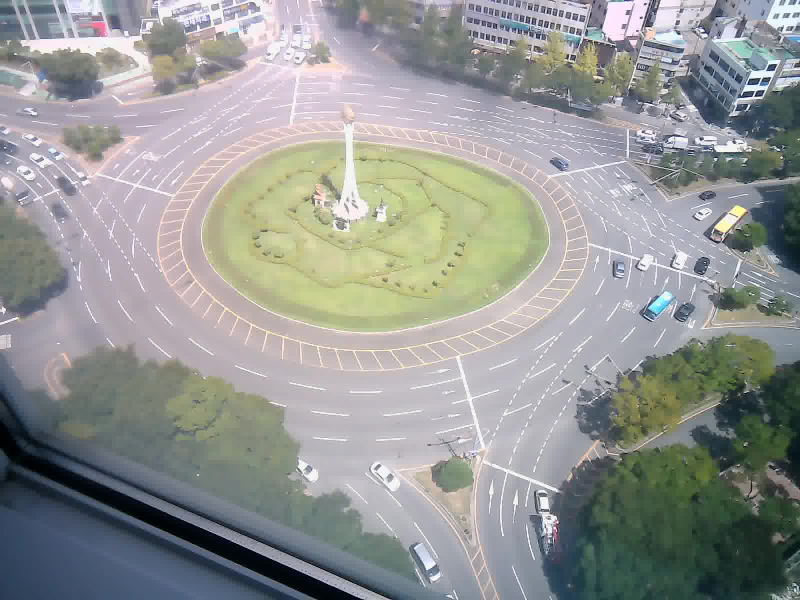
#> input picture road_input.jpg, 1600 x 1200 px (shown at 1/2 size)
$ python 1_road_roi.py
#> lines starting #> are read from the running program, lines starting #| are printed output that depends on the picture
import cv2
import json
import numpy as np
import os
import argparse

# Global variables: Store current polygon points and overall labeling information
current_points = []
lane_annotations = []
centerline_points = []  # Points for drawing centerline
selected_lane_index = -1  # Index of area to draw centerline
is_drawing_centerline = False  # Centerline drawing mode flag
exclusion_zones = []  # List of detection exclusion zones
is_drawing_exclusion = False  # Exclusion zone drawing mode flag

def parse_arguments():
    """Parse command line arguments"""
    parser = argparse.ArgumentParser(description='Road ROI Labeling Tool')
    parser.add_argument('--image', '-i', type=str, default="./road_input.jpg",
                        help='Path to the input image file (default: ./road_input.jpg)')
    parser.add_argument('--json', '-j', type=str, default="lane_annotations.json",
                        help='Path to save/load lane annotations JSON file (default: lane_annotations.json)')
    parser.add_argument('--output-image', '-o', type=str, default="lane_annotations_result.jpg",
                        help='Path to save the annotated result image (default: lane_annotations_result.jpg)')
    parser.add_argument('--display-width', type=int, default=1280,
                        help='Display width for visualization (default: 1280)')
    parser.add_argument('--display-height', type=int, default=720,
                        help='Display height for visualization (default: 720)')

    return parser.parse_args()

# Color generation function: Returns different colors based on label index
def get_color(index):
    colors = [
        (0, 255, 0),    # Green
        (255, 0, 0),    # Blue
        (0, 0, 255),    # Red
        (255, 255, 0),  # Cyan
        (255, 0, 255),  # Magenta
        (0, 255, 255),  # Yellow
        (128, 0, 0),    # Dark Blue
        (0, 128, 0),    # Dark Green
        (0, 0, 128),    # Dark Red
        (128, 128, 0),  # Olive
    ]
    return colors[index % len(colors)]

# Load existing labeling file
def load_annotations(json_filename):
    global exclusion_zones
    if os.path.exists(json_filename):
        try:
            with open(json_filename, "r") as f:
                data = json.load(f)

                # Check file format: New format is dict with "lanes" and "exclusion_zones"
                if isinstance(data, dict) and "lanes" in data:
                    exclusion_zones = data.get("exclusion_zones", [])
                    print(f"Loaded exclusion zones: {len(exclusion_zones)}")
                    # Coordinate debugging
                    if exclusion_zones and len(exclusion_zones) > 0:
                        first_zone = exclusion_zones[0]
                        print(f"First exclusion zone: {len(first_zone)} points, first point: {first_zone[0]}")
                    return data["lanes"]
                elif isinstance(data, list):
                    if data and isinstance(data[0], dict) and "exclusion_zones" in data[0]:
                        exclusion_zones = data[0]["exclusion_zones"]
                        print(f"Loaded exclusion zones from old format: {len(exclusion_zones)}")
                    else:
                        print("Exclusion zones not found in old format.")
                    return data
        except Exception as e:
            print(f"File loading error: {e}")
            import traceback
            traceback.print_exc()
    return []

# Function to draw all areas (lanes and exclusion zones)
def draw_all_annotations(canvas, annotations, with_fill=True):
    global exclusion_zones
    result = canvas.copy()
    img_height, img_width = canvas.shape[:2]

    # Draw lane areas (convert normalized coordinates to display size)
    for i, ann in enumerate(annotations):
        pts = np.array(ann["points"], np.int32)
        pts = pts.reshape((-1, 1, 2))
        color = get_color(i)

        if with_fill:
            overlay = result.copy()
            cv2.fillPoly(overlay, [pts.reshape(-1, 2)], color)
            alpha = 0.3  # Transparency
            cv2.addWeighted(overlay, alpha, result, 1 - alpha, 0, result)

        cv2.polylines(result, [pts], isClosed=True, color=color, thickness=2)
        label_pos = (pts[0][0][0] + 10, pts[0][0][1] + 10)
        cv2.putText(result, ann["label"], label_pos, cv2.FONT_HERSHEY_SIMPLEX, 0.7, (255, 255, 255), 2)

        if "centerline" in ann and ann["centerline"] and len(ann["centerline"]) > 1:
            centerline_pts = np.array(ann["centerline"], np.int32)
            for j in range(len(centerline_pts) - 1):
                pt1 = (int(centerline_pts[j][0]), int(centerline_pts[j][1]))
                pt2 = (int(centerline_pts[j+1][0]), int(centerline_pts[j+1][1]))
                cv2.line(result, pt1, pt2, (255, 255, 255), 2)

    # Draw exclusion zones
    for i, zone in enumerate(exclusion_zones):
        # exclusion_zones are stored in normalized coordinates, so convert
        pixel_points = []
        for point in zone:
            if isinstance(point, list) or isinstance(point, tuple):
                x, y = point
                pixel_x = int(x * img_width)
                pixel_y = int(y * img_height)
                pixel_points.append((pixel_x, pixel_y))
        if len(pixel_points) >= 3:
            pts = np.array(pixel_points, np.int32).reshape((-1, 1, 2))
            if with_fill:
                overlay = result.copy()
                cv2.fillPoly(overlay, [pts.reshape(-1, 2)], (0, 0, 255))
                alpha = 0.4
                cv2.addWeighted(overlay, alpha, result, 1 - alpha, 0, result)
            cv2.polylines(result, [pts], isClosed=True, color=(0, 0, 255), thickness=2)
            center_x = int(np.mean([p[0] for p in pixel_points]))
            center_y = int(np.mean([p[1] for p in pixel_points]))
            label = f"EZone {i+1}"
            (text_width, text_height), _ = cv2.getTextSize(label, cv2.FONT_HERSHEY_SIMPLEX, 0.7, 2)
            label_pos = (center_x - text_width // 2, center_y + text_height // 2)
            cv2.putText(result, label, label_pos, cv2.FONT_HERSHEY_SIMPLEX, 0.7, (255, 255, 255), 2)

    return result

# Mouse click event function
# [29 lines left out: function click_event, not called in this run]

# Check if coordinates are normalized
def is_coord_normalized(x, y):
    return 0.0 <= x <= 1.0 and 0.0 <= y <= 1.0

# Normalize labeling data: Convert only if coordinates are not normalized
# [20 lines left out: function normalize_annotations, not called in this run]

def is_normalized(annotations):
    if not annotations:
        return False
    for ann in annotations:
        for x, y in ann["points"]:
            if x > 1.0 or y > 1.0:
                return False
        if "centerline" in ann and ann["centerline"]:
            for x, y in ann["centerline"]:
                if x > 1.0 or y > 1.0:
                    return False
    return True

# Save labeling information to JSON file (always save in new format)
def save_annotations_json(annotations, filename, exclusion_zones):
    try:
        data = {
            "lanes": annotations,
            "exclusion_zones": exclusion_zones
        }
        with open(filename, "w") as f:
            json.dump(data, f, indent=4)
        with open(filename, "r") as f:
            saved_data = json.load(f)
            if isinstance(saved_data, dict):
                ez_count = len(saved_data.get("exclusion_zones", []))
                print(f"Check: {ez_count} exclusion zones saved in JSON file.")
            else:
                print("Warning: Exclusion zones may not have been saved.")
        print(f"JSON file saved: {filename}")
    except Exception as e:
        print(f"JSON file save error: {e}")
        import traceback
        traceback.print_exc()

# Add centerline validity check function
def is_centerline_valid(points, centerline):
    """Check if centerline is located inside or near the area"""
    if not centerline:
        return False

    # Calculate area boundaries
    min_x = min(p[0] for p in points)
    max_x = max(p[0] for p in points)
    min_y = min(p[1] for p in points)
    max_y = max(p[1] for p in points)

    # Expand boundaries slightly (20% margin)
    width = max_x - min_x
    height = max_y - min_y
    min_x -= width * 0.2
    max_x += width * 0.2
    min_y -= height * 0.2
    max_y += height * 0.2

    # Check if first centerline coordinate is within expanded area
    first_point = centerline[0]
    return min_x <= first_point[0] <= max_x and min_y <= first_point[1] <= max_y

# Modified screen update function
def update_display(display_img, lane_annotations, exclusion_zones=None, with_fill=True,
                  highlight_index=-1, centerline_mode=False):
    """Function to consistently update screen reflecting current state"""
    DISPLAY_WIDTH, DISPLAY_HEIGHT = display_img.shape[1], display_img.shape[0]

    # Check normalization status
    is_norm = is_normalized(lane_annotations)

    # Prepare display annotations
    display_annotations = []
    for i, ann in enumerate(lane_annotations):
        display_ann = {
            "label": ann["label"],
            "points": []
        }

        # Coordinate processing
        if is_norm:
            # Convert normalized coordinates to display size
            display_ann["points"] = [(int(x * DISPLAY_WIDTH), int(y * DISPLAY_HEIGHT))
                                    for x, y in ann["points"]]
        else:
            # Scale pixel coordinates to fit display size
            img_height, img_width = original_img.shape[:2]
            scale_x = DISPLAY_WIDTH / img_width
            scale_y = DISPLAY_HEIGHT / img_height
            display_ann["points"] = [(int(x * scale_x), int(y * scale_y))
                                    for x, y in ann["points"]]

        # Centerline processing - add validity check
        if "centerline" in ann and ann["centerline"] and is_centerline_valid(ann["points"], ann["centerline"]):
            if is_norm:
                display_ann["centerline"] = [(int(x * DISPLAY_WIDTH), int(y * DISPLAY_HEIGHT))
                                          for x, y in ann["centerline"]]
            else:
                display_ann["centerline"] = [(int(x * scale_x), int(y * scale_y))
                                          for x, y in ann["centerline"]]
        else:
            # Don't display invalid centerlines
            if "centerline" in ann and ann["centerline"]:
                print(f"Warning: Centerline for '{ann['label']}' area is outside the area and will not be displayed.")

        display_annotations.append(display_ann)

    # Copy image and draw annotations
    img_copy = display_img.copy()
    result = draw_all_annotations(img_copy, display_annotations, with_fill=with_fill)

    # Highlight specific area (if selected)
    if highlight_index >= 0 and highlight_index < len(display_annotations):
        selected_pts = np.array(display_annotations[highlight_index]["points"], np.int32)
        selected_pts = selected_pts.reshape((-1, 1, 2))
        cv2.polylines(result, [selected_pts], isClosed=True, color=(0, 0, 255), thickness=3)

        # Highlight label of selected area
        label_pos = (selected_pts[0][0][0] + 10, selected_pts[0][0][1] + 30)
        mode_text = "Drawing centerline: " if centerline_mode else "Selected: "
        cv2.putText(result, f"{mode_text}{lane_annotations[highlight_index]['label']}",
                    label_pos, cv2.FONT_HERSHEY_SIMPLEX, 0.7, (0, 0, 255), 2)

    return result

def main():
    global img, current_points, lane_annotations, original_img, centerline_points, is_drawing_centerline, selected_lane_index, exclusion_zones, is_drawing_exclusion

    # Parse command line arguments
    args = parse_arguments()

    # Set visualization resolution from arguments
    DISPLAY_WIDTH = args.display_width
    DISPLAY_HEIGHT = args.display_height

    # Load existing labeling
    lane_annotations = load_annotations(args.json)
#> (reads lane_annotations.json from the repository)

    # Image file path from arguments
    image_path = args.image
    original_img = cv2.imread(image_path)
#> original_img is the input picture: shape (1200, 1600, 3); mean B, G, R 148.2, 150.4, 148.1
    if original_img is None:
        print(f"Cannot load image: {image_path}")
        print("Please check if the file exists and the path is correct.")
        return

    img_height, img_width = original_img.shape[:2]
    print(f"Original image size: {img_width}x{img_height}")
#| Original image size: 1600x1200
    print(f"Input image: {image_path}")
    print(f"JSON file: {args.json}")
    print(f"Output image: {args.output_image}")
    print(f"Display resolution: {DISPLAY_WIDTH}x{DISPLAY_HEIGHT}")

    # Normalize loaded labeling data if not already normalized
    if lane_annotations:
        if not is_normalized(lane_annotations):
            lane_annotations = normalize_annotations(lane_annotations, img_width, img_height)
            print("Normalized loaded labeling data.")
        print(f"Loaded {len(lane_annotations)} existing labels.")
        print(f"Data normalization status: {'Normalized (0-1)' if is_normalized(lane_annotations) else 'Not normalized'}")

    # Resize image for display
    display_img = cv2.resize(original_img, (DISPLAY_WIDTH, DISPLAY_HEIGHT))
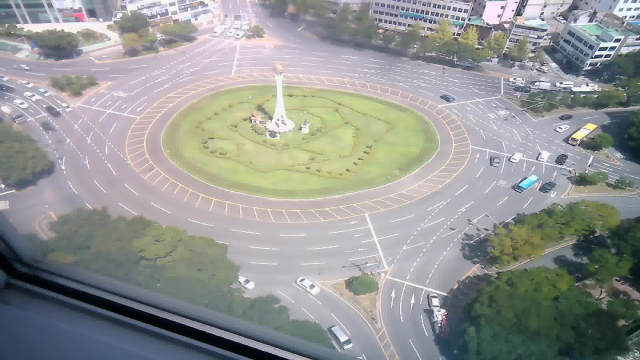
#> display_img: shape (720, 1280, 3) (shown at 1/2 size); mean B, G, R 148.1, 150.3, 148.1
    print(f"Visualization resolution: {DISPLAY_WIDTH}x{DISPLAY_HEIGHT}")

    # Initial screen update
    if lane_annotations:
        img = update_display(display_img, lane_annotations)
#> after the loop in draw_all_annotations, `for i, ann in enumerate(annotations):`:
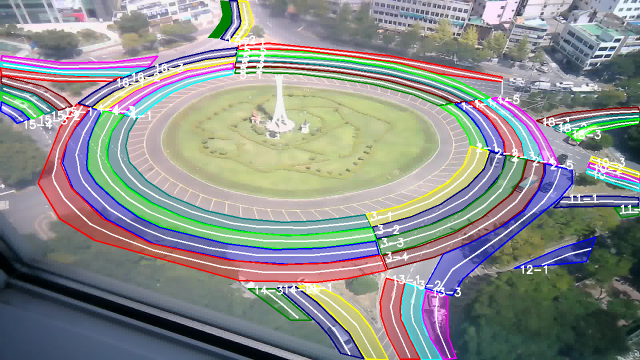
#> overlay: shape (720, 1280, 3) (shown at 1/2 size); mean B, G, R 140.1, 142, 139.9
#> the loop in draw_all_annotations, `for i, zone in enumerate(exclusion_zones):` made 6 passes
#> label_pos on passes 1 to 6: (1033, 596), (187, 67), (283, 541), (520, 284), (825, 104), (1130, 205)
#> pass 2, in draw_all_annotations, `overlay = result.copy()`:
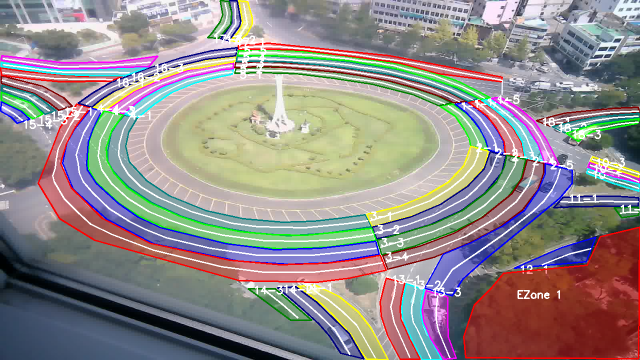
#> overlay: shape (720, 1280, 3) (shown at 1/2 size); mean B, G, R 138.6, 140, 146.5
#> pass 3, in draw_all_annotations, `overlay = result.copy()`:
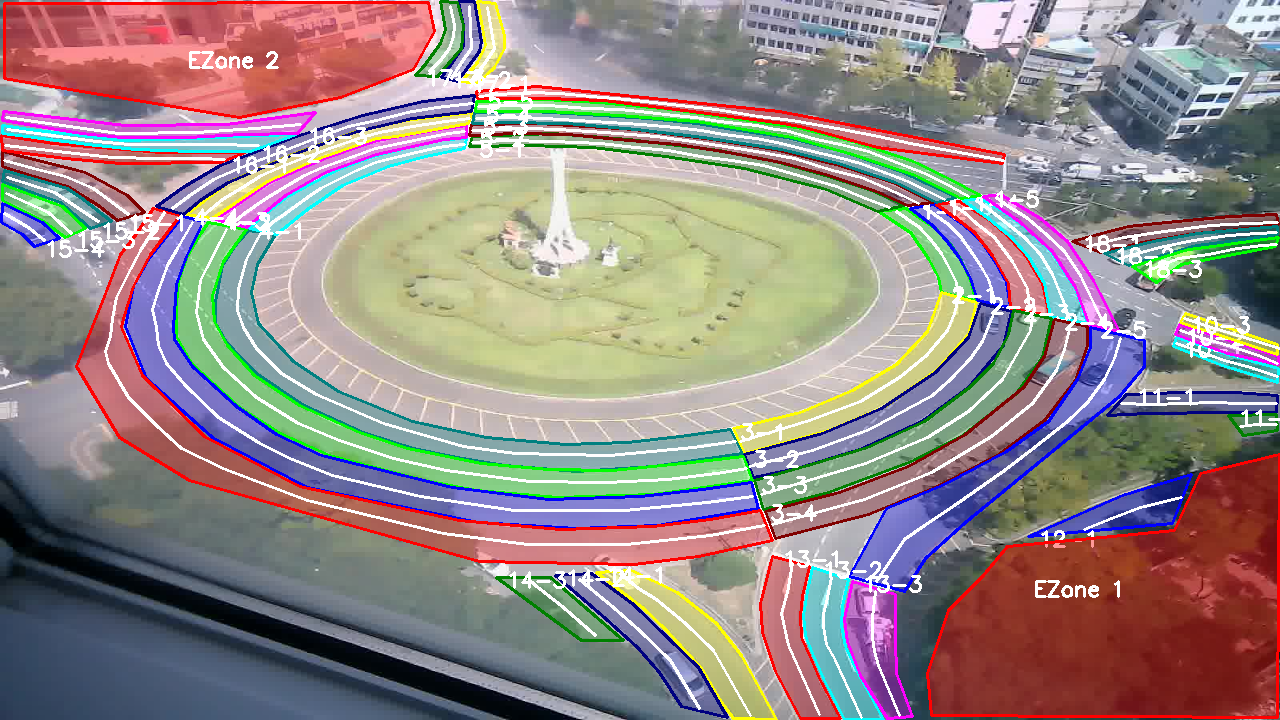
#> overlay: shape (720, 1280, 3); mean B, G, R 135.2, 136.7, 148.1
#> (the rest of the program and of its run is left out)
